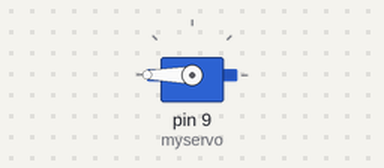
A sketch run on a simulated Arduino Uno, built with avr-gcc and run on an emulated ATmega328P. On the bench: servo.

Above: at 0.05 s.
At 2.05 s:
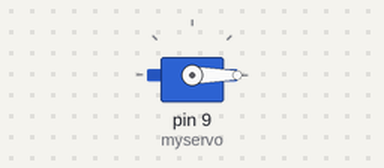
At 4.0 s:
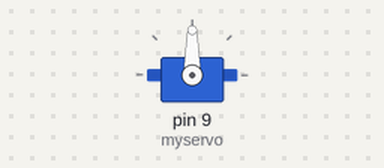
Timing chart, 0 to 5.2 s (numbered marks = the images above):
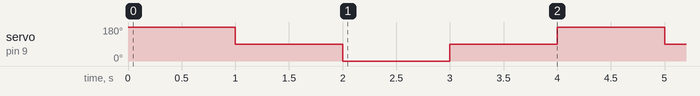

The sketch:

servo.ino
```cpp
/**
 * This example demonstrates how to control a continuous rotation servo motor.
 * In this example, the servo spins forward for 1 second, pauses for 1 second,
 * spins backwards for 1 second, and pauses for 1 second in a loop.
 *
 * This example was written by Cirkit Design LLC.
 */

#include <Servo.h>

Servo myservo;

int pos = 0;

void setup() {
  // The servo control wire is connected to Arduino D2 pin.
  myservo.attach(9);
  // Servo is stationary.
  myservo.write(90);
}

void loop() {
  // Servo spins forward at full speed for 1 second.
  myservo.write(180);
  delay(1000);
  // Servo is stationary for 1 second.
  myservo.write(90);
  delay(1000);
  // Servo spins in reverse at full speed for 1 second.
  myservo.write(0);
  delay(1000);
  // Servo is stationary for 1 second.
  myservo.write(90);
  delay(1000);
}
```

Measured:
- by itself, servo on pin 9 (myservo): repeats every 4.0 s: 0° 1.0 s, 90° 1.0 s, 180° 1.0 s, 90° 1.0 s
